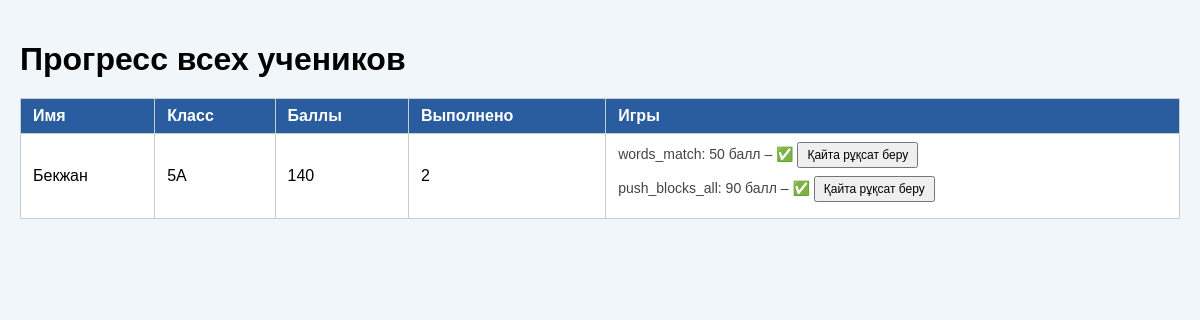
The app's page /teacher/progress (signed in), older data.
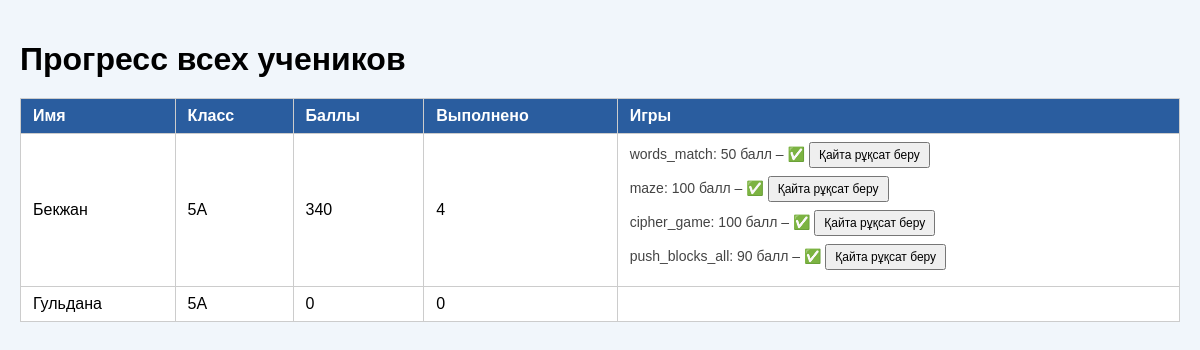
The same page, newer data.
### main.py (models this page shows, shortened)
class Student(db.Model):
    id = db.Column(db.Integer, primary_key=True)
    name = db.Column(db.String(100), nullable=False)
    student_class = db.Column(db.String(10), nullable=False)
    password = db.Column(db.String(200), nullable=False)
    score = db.Column(db.Integer, default=0)
    progress = db.relationship('StudentProgress', backref='student', lazy=True)
    __table_args__ = (db.UniqueConstraint('name', 'student_class', name='uq_name_class'),)

class GameProgress(db.Model):
    id = db.Column(db.Integer, primary_key=True)
    student_id = db.Column(db.Integer, db.ForeignKey("student.id"))
    game_name = db.Column(db.String(100), nullable=False)
    score = db.Column(db.Integer, default=0)
    completed = db.Column(db.Boolean, default=False)
    attempt = db.Column(db.Integer, nullable=False, default=1)
    timestamp = db.Column(db.DateTime, default=db.func.current_timestamp())
    student = db.relationship('Student', backref='games')

### main.py (the view)
@app.route("/teacher/progress")
@login_required("teacher")
def teacher_progress():
    students = Student.query.all()
    progress_data = []
    for s in students:
        games = GameProgress.query.filter_by(student_id=s.id).all()
        progress_data.append({
            "id": s.id,
            "name": s.name,
            "student_class": s.student_class,
            "score": s.score,
            "correct_tasks": sum(1 for g in games if g.completed),
            "games": games
        })
    return render_template("teacher_progress.html", progress_data=progress_data)

### main.py (called while the page is built)
def login_required(role):
    def decorator(func):
        @wraps(func)
        def wrapper(*args, **kwargs):
            if session.get("user_id") is None or session.get("role") != role:
                if role == "teacher":
                    return redirect("/login_teacher")
                else:
                    return redirect("/login")
            return func(*args, **kwargs)
        return wrapper
    return decorator

### templates/teacher_progress.html (shortened to what this page needs)
<!DOCTYPE html>
<html>
<head>
</head>
<body>
  <h1>Прогресс всех учеников</h1>
  <table>
    <thead>
      <tr>
        <th>Имя</th>
        <th>Класс</th>
        <th>Баллы</th>
        <th>Выполнено</th>
        <th>Игры</th>
      </tr>
    </thead>
    <tbody>
      {% for student in progress_data %}
      <tr>
        <td>{{ student.name }}</td>
        <td>{{ student.student_class }}</td>
        <td>{{ student.score }}</td>
        <td>{{ student.correct_tasks }}</td>
        <td>
          {% for game in student.games %}
            <div class="game-row">
              {{ game.game_name }}: {{ game.score }} балл –
              {% if game.completed %}✅{% else %}❌{% endif %}
              <form method="POST" action="/reset_module_score">
                <button type="submit">Қайта рұқсат беру</button>
              </form>
            </div>
          {% endfor %}
        </td>
      </tr>
      {% endfor %}
    </tbody>
  </table>
</body>
</html>

Row changes from the older to the newer data that the page shows:
changed Student "Бекжан": score "140" → "340"; correct_tasks "2" → "4"
added GameProgress: game_name "maze", score "100", shown under Student "Бекжан"
added GameProgress: game_name "cipher_game", score "100", shown under Student "Бекжан"
added Student: name "Гульдана", student_class "5А", score "0", correct_tasks "0"
